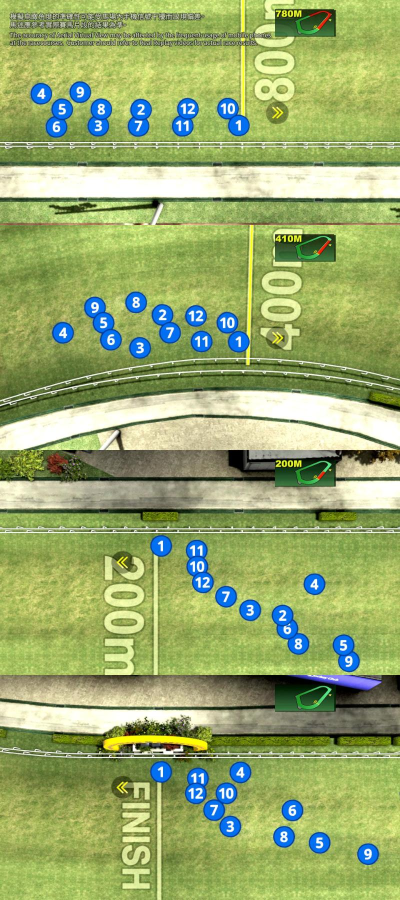
#> input picture research/hk_aerial_sample/20261014_HV_R1_Aerial_L.jpg, 800 x 1800 px (shown at 1/2 size)
$ python hk_aerial_scale_check.py
#> lines starting #> are read from the running program, lines starting #| are printed output that depends on the picture; after the words box and inside, x2 and y2 are one past the last pixel; in counts of white or black regions, pixels touching at a corner belong together
### research/hk_aerial_extract.py
"""Prototype (22 Oct 2026): read runner positions out of an HKJC aerial virtual replay image.

Image: https://racing.hkjc.com/general/-/media/Sites/JCRW/RaceResult/{season}/{YYYYMMDD}/{YYYYMMDD}R{n}_Aerial_L.jpg
(800x1800 = four 800x450 frames: leader at about 780m, 410m and 200m to go, and the finish; numbered blue dots, one per runner).
Output per frame: saddle number, x (pixels along the track, direction flips between frames 0-1 and 2-3) and metres to the rail.
Digit templates are harvested from the SEED dots of the 14 Oct 2026 Happy Valley R1 image, so other images need the same font only.
Run: python research/hk_aerial_extract.py aerial_L.jpg
"""
import os
import sys
import numpy as np
from PIL import Image, ImageDraw, ImageFont
from scipy import ndimage as ndi
from scipy.optimize import linear_sum_assignment
from scipy.signal import fftconvolve

FRAME_H = 450
RAD = 19.5
FONT = '/usr/share/fonts/truetype/liberation/LiberationSans-Bold.ttf'


# [42 lines left out: functions dot_mask, disc, est_radius, find_dots, not called in this run]


def white_glyph(im, y, x):
    sub = im[y - 17:y + 18, x - 17:x + 18]
    if sub.shape[:2] != (35, 35):
        return None
    yy, xx = np.mgrid[-17:18, -17:18]
    inr = yy ** 2 + xx ** 2 <= 16 ** 2
    w = (sub.min(axis=2) > 165) & inr
    # keep blobs of real glyph size only (drops the white ring edge of neighbouring dots)
    lab, n = ndi.label(w)
    keep = np.zeros_like(w)
    for i in range(1, n + 1):
        if (lab == i).sum() >= 14:
            keep |= lab == i
    if keep.sum() < 20:
        return None
    ys, xs = np.where(keep)
    return keep[ys.min():ys.max() + 1, xs.min():xs.max() + 1]


def split_digits(g):
    """One or two digits: a wide glyph is cut at its sparsest column near the middle."""
    h, w = g.shape
    if w / h < 0.95:
        return [g]
    lo, hi = int(w * 0.35), int(w * 0.65) + 1
    cut = lo + int(np.argmin(g[:, lo:hi].sum(axis=0)))
    out = []
    for part in (g[:, :cut], g[:, cut:]):
        ys, xs = np.where(part)
        if len(ys):
            out.append(part[ys.min():ys.max() + 1, xs.min():xs.max() + 1])
    return out


def norm(g, size=(24, 32)):
    h, w = g.shape
    nw = max(1, int(round(w * size[1] / h)))
    img = Image.fromarray((g * 255).astype('uint8')).resize((nw, size[1]), Image.BILINEAR)
    a = np.asarray(img) > 110
    canvas = np.zeros((size[1], size[0]), bool)
    x0 = max(0, (size[0] - nw) // 2)
    canvas[:, x0:x0 + min(nw, size[0])] = a[:, :size[0]]
    return canvas


def iou(a, b):
    return (a & b).sum() / max((a | b).sum(), 1)


# seed dots for the 14 Oct 2026 Happy Valley R1 image (frame 0): digit -> (x, y), used once to harvest templates
SEED = {2: (282, 219), 3: (196, 251), 4: (82, 187), 5: (124, 218), 6: (112, 253), 7: (277, 252), 8: (202, 218), 9: (160, 184),
        1: (477, 250)}
SEED_TWO = {10: (456, 217), 12: (375, 217)}


SEED_IMAGE = os.path.join(os.path.dirname(os.path.abspath(__file__)), 'hk_aerial_sample', '20261014_HV_R1_Aerial_L.jpg')


def build_bank(im):
    bank = {}
    for d, (x, y) in SEED.items():
        bank[d] = norm(split_digits(white_glyph(im, y, x))[0])
#> this loop made 9 passes
#> (nw in norm, x0 in norm) on passes 1 to 9: (21, 1), (21, 1), (26, 0), (21, 1), (21, 1), (22, 1), (21, 1), (23, 0), (16, 4)
#> pass 1, in white_glyph, `sub = im[y - 17:y + 18, x - 17:x + 18]`:
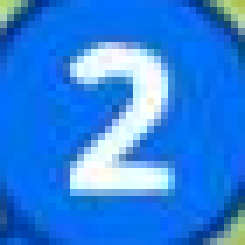
#> sub: shape (35, 35, 3) int64 (shown 7 times larger); mean of channels 0, 1, 2 44.7, 129.4, 227.3; drawn as R, G, B
#> pass 1, in white_glyph, `w = (sub.min(axis=2) > 165) & inr`:
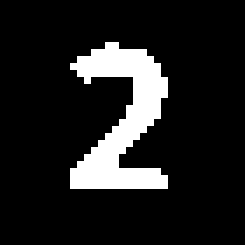
#> w: shape (35, 35) bool (shown 7 times larger); 12.5% white; 1 white region, box (x1, y1, x2, y2) and area: (10, 6, 24, 27) 153
#> pass 1, in norm, `img = Image.fromarray((g * 255).astype('uint8')).resize((nw, size[1]),..`:
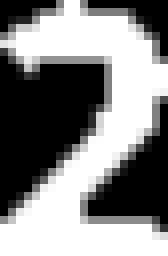
#> img: PIL image 21x32 L (shown 8 times larger); min 0, max 255, mean 132.7
#> after the loop, bank = 9 items
    for n, (x, y) in SEED_TWO.items():
        parts = split_digits(white_glyph(im, y, x))
        bank.setdefault(0 if n == 10 else 99, norm(parts[1]))
#> this loop made 2 passes
#> cut in split_digits on passes 1 to 2: 10, 10
#> pass 1, in white_glyph (call 10), `sub = im[y - 17:y + 18, x - 17:x + 18]`:
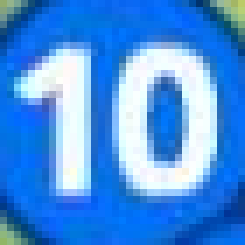
#> sub: shape (35, 35, 3) int64 (shown 7 times larger); mean R, G, B 75.2, 146.1, 226.1
#> pass 1, in white_glyph (call 10), `w = (sub.min(axis=2) > 165) & inr`:
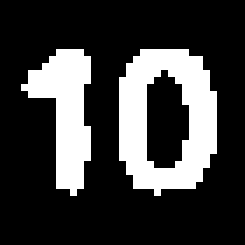
#> w: shape (35, 35) bool (shown 7 times larger); 23.8% white; 2 white regions, box (x1, y1, x2, y2) and area: (17, 7, 31, 28) 181, (3, 7, 13, 28) 110
#> pass 1, in white_glyph (call 10), `lab, n = ndi.label(w)`:
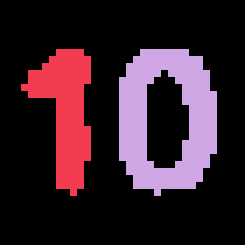
#> lab: shape (35, 35) int32 (shown 7 times larger); 3 distinct labels, from 0 to 2; one colour per label, 0 black
#> pass 1, in norm (call 10), `img = Image.fromarray((g * 255).astype('uint8')).resize((nw, size[1]),..`:
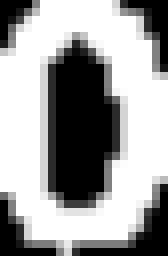
#> img: PIL image 21x32 L (shown 8 times larger); min 0, max 255, mean 157.1
#> after the loop, bank = 11 items
    bank.pop(99, None)
    return bank


# [52 lines left out: functions read_frame, relabel_finish, not called in this run]


# metres per pixel at 2.4 m a length, from the official lengths-behind fit over 95 races of 2026-27 (research/hk_aerial_scale_check.py):
# Happy Valley 42.8 px a length (0.056), Sha Tin 40.8 (0.059), about 9% sd per race
M_PER_PX = {'HV': 0.056, 'ST': 0.059}
M_PER_PX_DEFAULT = 0.058
RAIL_T = 205


# [73 lines left out: functions rail_pixels, lateral, rail_scan, lateral2, load_image, not called in this run]


# [11 lines that do not run on import are left out]

### research/hk_aerial_scale_check.py
"""Scale check for the HKJC aerial image extractor (22 Oct 2026): pixels per length, race by race, against HKJC's own results.

For each race of the 2026-27 meetings listed in MEETINGS, fetch the results page (placings, lengths behind) and the _L aerial image,
read the finish frame with hk_aerial_extract, and fit dot x offset from the winner against official lengths behind (with intercept).
Prints the per course median slope. Run: python research/hk_aerial_scale_check.py   (needs network, about 2 minutes)
"""
import concurrent.futures as cf
import html
import json
import os
import re
import sys
import urllib.request

import numpy as np
from PIL import Image

sys.path.insert(0, os.path.dirname(os.path.abspath(__file__)))
import hk_aerial_extract as X

UA = {'User-Agent': 'Mozilla/5.0'}
MEETINGS = {'2026/09/06': 'ST', '2026/09/09': 'HV', '2026/09/13': 'ST', '2026/09/16': 'HV', '2026/09/23': 'HV',
            '2026/09/27': 'ST', '2026/10/04': 'ST', '2026/10/07': 'HV', '2026/10/11': 'ST', '2026/10/14': 'HV'}
def fetch(d, course, n):
    u=f"https://racing.hkjc.com/en-us/local/information/localresults?racedate={d}&Racecourse={course}&RaceNo={n}"
    for _ in range(3):
        try: return urllib.request.urlopen(urllib.request.Request(u,headers=UA),timeout=40).read().decode('utf8','ignore')
        except Exception as e: err=e
    return ''
FR={'N':0.25,'SH':0.1,'HD':0.2,'SN':0.05,'NOSE':0.05,'NS':0.05}
def lbw(s):
    s=s.strip().upper()
    if s in('---','-',''): return 0.0
    if s.startswith('DH'): return 0.0
    tot=0.0
    for part in s.replace('-',' ').split():
        if part in FR: tot+=FR[part]
        elif '/' in part:
            a,b=part.split('/'); tot+=int(a)/int(b)
        else:
            try: tot+=float(part)
            except: return None
    return tot
def parse(t):
    t=re.sub(r'<script.*?</script>|<style.*?</style>','',t,flags=re.S)
    out=[]
    for r in re.findall(r'<tr[^>]*>(.*?)</tr>',t,flags=re.S):
        cells=[re.sub(r'\\s+',' ',html.unescape(re.sub(r'<[^>]+>',' ',c))).strip() for c in re.findall(r'<t[dh][^>]*>(.*?)</t[dh]>',r,flags=re.S)]
        cells=[re.sub(r'\s+',' ',c) for c in cells]
        if len(cells)>=10 and cells[0].isdigit() and cells[1].isdigit() and re.match(r'^[\d ]+$',cells[9] or 'x'):
            out.append(dict(pla=int(cells[0]),num=int(cells[1]),horse=cells[2],dr=cells[7],lbw=lbw(cells[8]),lbw_raw=cells[8],run=cells[9],time=cells[10]))
    dist=re.search(r'(\d{3,4})M',t)
    return out, dist.group(1) if dist else None


def load(d, n):
    s = d.replace('/', '')
    u = f"https://racing.hkjc.com/general/-/media/Sites/JCRW/RaceResult/26_27/{s}/{s}R{n}_Aerial_L.jpg"
    try:
        return X.load_image(urllib.request.urlopen(urllib.request.Request(u, headers=UA), timeout=40).read())
    except Exception:
        return None


def one(args, bank):
    d, n = args
    c = MEETINGS[d]
    rows, dist = parse(fetch(d, c, n))
    if not rows:
        return None
    im = load(d, n)
    if im is None or im.shape[:2] != (1800, 800):
        return dict(date=d, course=c, race=n, err='no image')
    try:
        fin = X.read_frame(im, 3 * X.FRAME_H, bank)
    except Exception as e:
        return dict(date=d, course=c, race=n, err='read failed: %s' % type(e).__name__)
    byn = {r['num']: r for r in rows}
    win = [r for r in rows if r['pla'] == 1][0]
    dots = {f['num']: f for f in fin}
    if win['num'] not in dots:
        return dict(date=d, course=c, race=n, err='winner dot missing')
    pts = [(byn[k]['lbw'], abs(dots[k]['x'] - dots[win['num']]['x'])) for k in dots if k in byn and byn[k]['lbw'] is not None]
    if len(pts) < 4:
        return dict(date=d, course=c, race=n, err='few points')
    L = np.array([p[0] for p in pts])
    dx = np.array([p[1] for p in pts])
    (a, b), _, _, _ = np.linalg.lstsq(np.c_[np.ones_like(L), L], dx, rcond=None)
    return dict(date=d, course=c, race=n, dist=dist, n=len(pts), a=round(float(a), 1), b=round(float(b), 1),
                r=round(float(np.corrcoef(L, dx)[0, 1]), 3), maxL=float(L.max()), unknown=[k for k in dots if k not in byn])


if __name__ == '__main__':
    bank = X.build_bank(np.asarray(Image.open(X.SEED_IMAGE).convert('RGB')).astype(int))
#> bank = 10 items
    jobs = [(d, n) for d in MEETINGS for n in range(1, 12)]
    with cf.ThreadPoolExecutor(6) as ex:
        res = [r for r in ex.map(lambda j: one(j, bank), jobs) if r]
#> (the run stopped early here; a loop or call above may not have finished)
